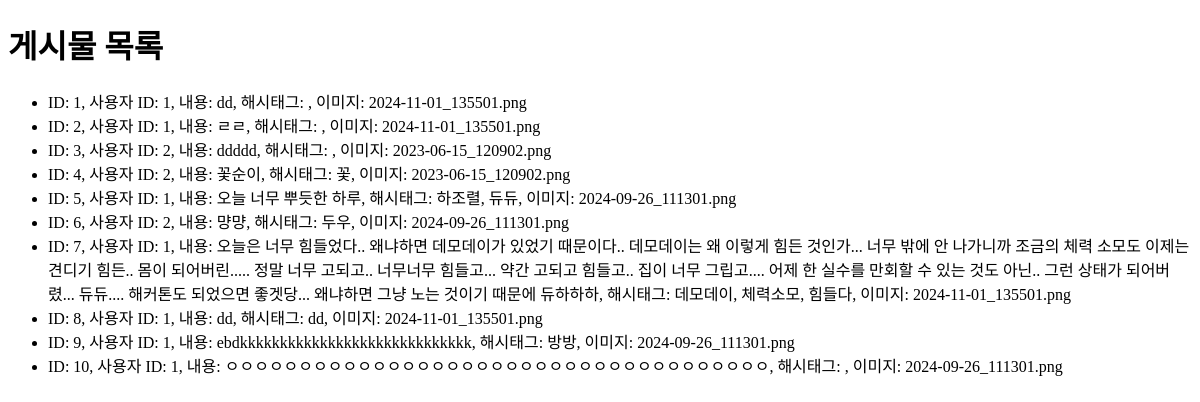
Page /posts on the earlier database version.
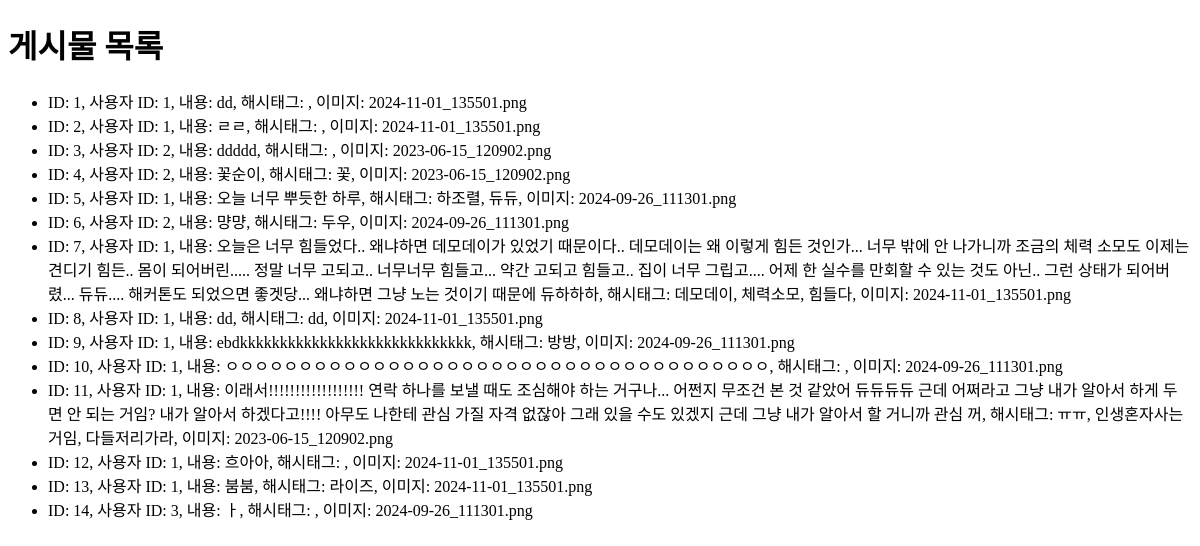
Same page on the later database version.
### app.py (models this page shows)
class Post(db.Model):
    id = db.Column(db.Integer, primary_key=True)
    user_id = db.Column(db.Integer, db.ForeignKey('user.id'), nullable=False)
    content = db.Column(db.Text, nullable=False)  # 이 줄이 추가되었는지 확인
    image_filename = db.Column(db.String(200))
    hashtags = db.Column(db.String(500))
    color = db.Column(db.String(7), default='#000000')

### app.py (the view)
@app.route('/posts')
def view_posts():
    all_posts = Post.query.all()  # 모든 포스트 가져오기
    return render_template('posts.html', posts=all_posts)  # posts.html 템플릿 렌더링

### templates/posts.html (shortened to what this page needs)
<!DOCTYPE html>
<html lang="ko">
<head>
</head>
<body>
    <h1>게시물 목록</h1>
    <ul>
        {% for post in posts %}
            <li>
                ID: {{ post.id }},
                사용자 ID: {{ post.user_id }},
                내용: {{ post.content }},
                해시태그: {{ post.hashtags }},
                이미지: {{ post.image_filename }}
            </li>
        {% endfor %}
    </ul>
</body>
</html>

Differences in the rows shown:
added Post: id "11", user_id "1", content "이래서!!!!!!!!!!!!!!!!!! 연락 하나를 보낼 때도 조심해야 하는 거구나... 어쩐지 무조건 본 것 같았어 듀듀듀듀 근데 어쩌라고 그냥 내가 알아서 하게 두면 안 되는 거임? 내가 알아서 하겠다고!!!! 아무도 나한테 관심 가질 자격 없잖아 그래 있을 수도 있겠지 근데 그냥 내가 알아서 할 거니까 관심 꺼", hashtags "ㅠㅠ, 인생혼자사는거임, 다들저리가라", image_filename "2023-06-15_120902.png"
added Post: id "12", user_id "1", content "흐아아", image_filename "2024-11-01_135501.png"
added Post: id "13", user_id "1", content "붐붐", hashtags "라이즈", image_filename "2024-11-01_135501.png"
added Post: id "14", user_id "3", content "ㅏ", image_filename "2024-09-26_111301.png"
